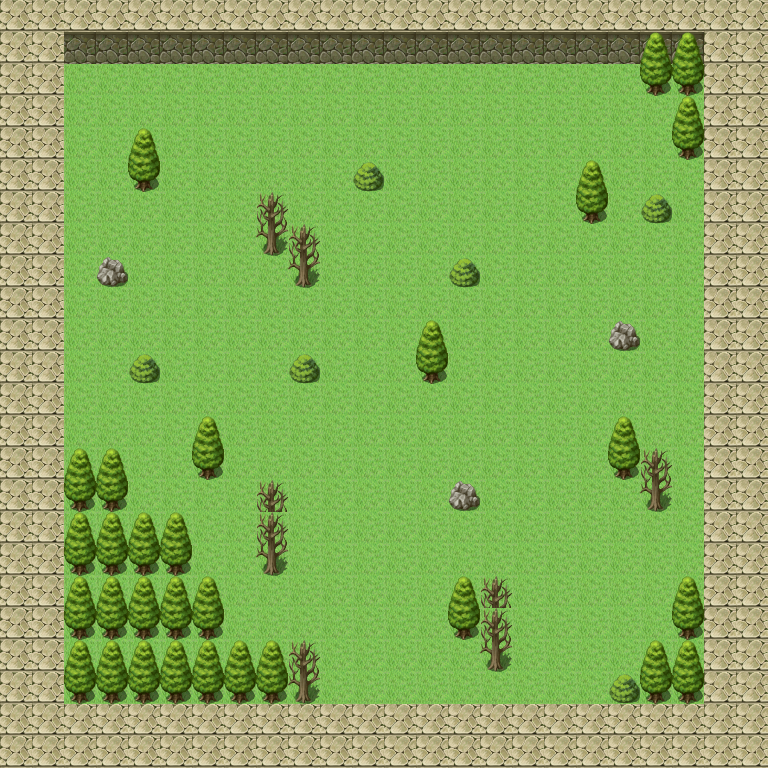

The image is a tile-based game level rendered from a .tmx file. Its description and source (layers, tilesets, objects; grid data summarised) follow:
An orthogonal 24x24 tile map with 32x32 px tiles, 4 tile layers (background, road, wall, tree), 1 hidden layer not drawn.

<map version="1.8" tiledversion="1.8.4" orientation="orthogonal" renderorder="right-down" width="24" height="24" tilewidth="32" tileheight="32" infinite="0" nextlayerid="6" nextobjectid="1">
 <editorsettings>
  <export target="WORLD_MAP1.csv" format="csv" />
 </editorsettings>
 <tileset firstgid="1" name="tst" tilewidth="32" tileheight="32" tilecount="2016" columns="32">
  <image source="tst.png" width="1024" height="2016" />
 </tileset>
 <layer id="1" name="background" width="24" height="24">
  <data>[576 cells, 576 non-empty, 1 distinct tile ids]</data>
 </layer>
 <layer id="2" name="road" width="24" height="24">
  <data>[576 cells, 400 non-empty, 1 distinct tile ids]</data>
 </layer>
 <layer id="3" name="wall" width="24" height="24">
  <data>[576 cells, 176 non-empty, 2 distinct tile ids]</data>
 </layer>
 <layer id="5" name="tree" width="24" height="24">
  <data>[576 cells, 83 non-empty, 6 distinct tile ids]</data>
 </layer>
 <layer id="4" name="blocked" width="24" height="24" visible="0">
  <data>[576 cells, 257 non-empty, 1 distinct tile ids]</data>
 </layer>
</map>
